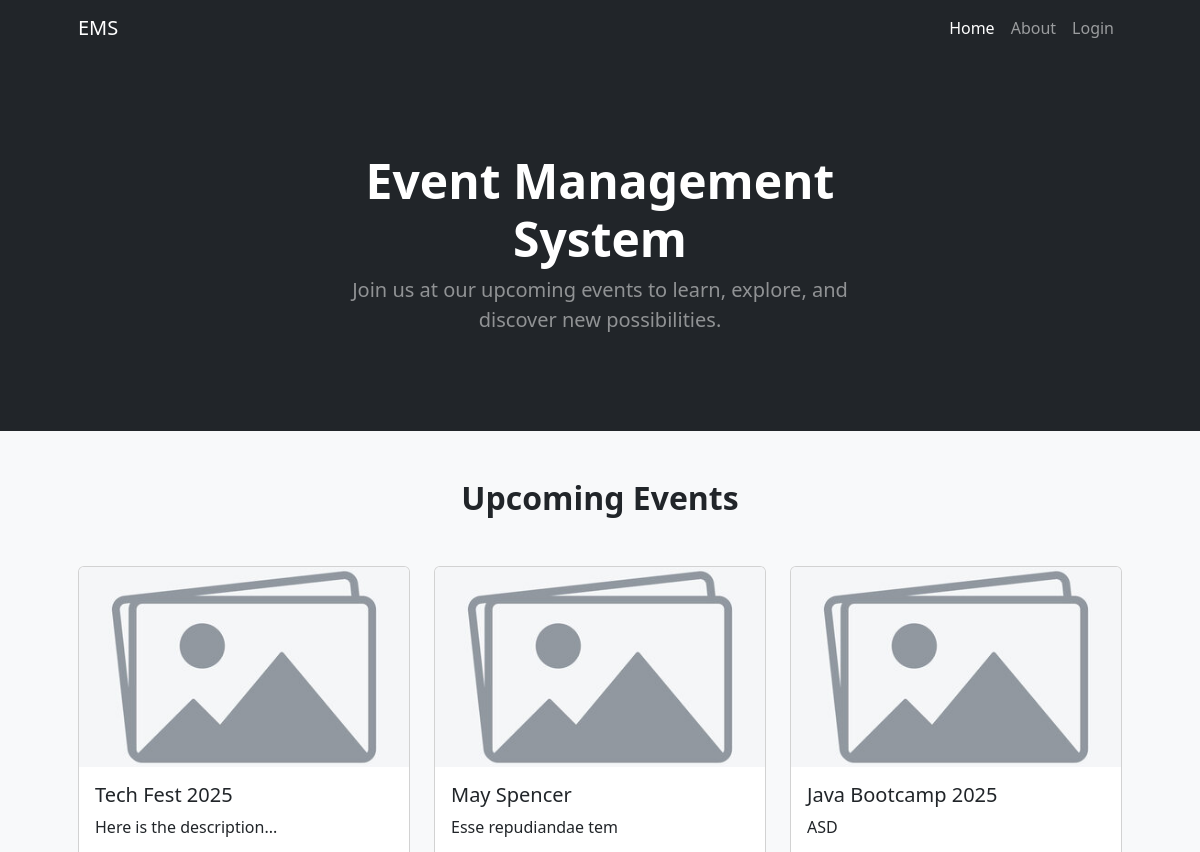
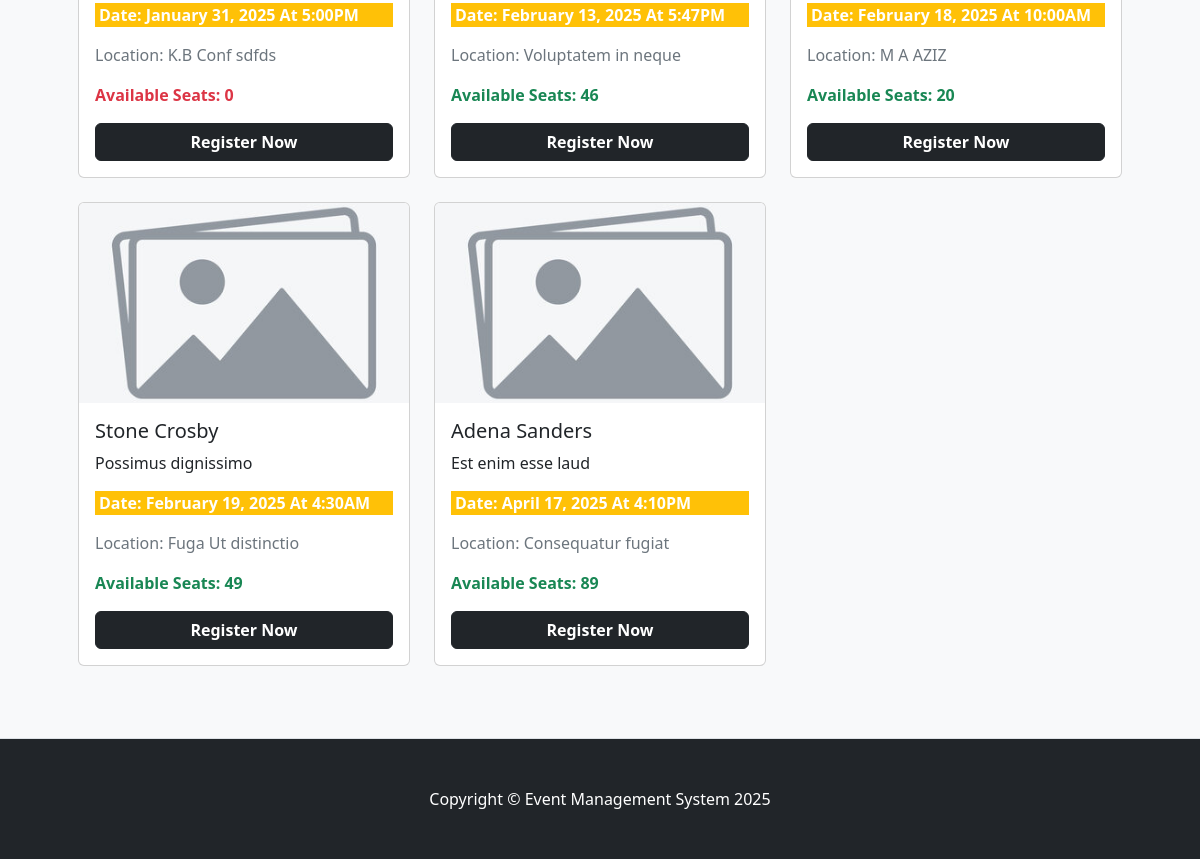
Before: / with the older database file (2 pictures, top to bottom).
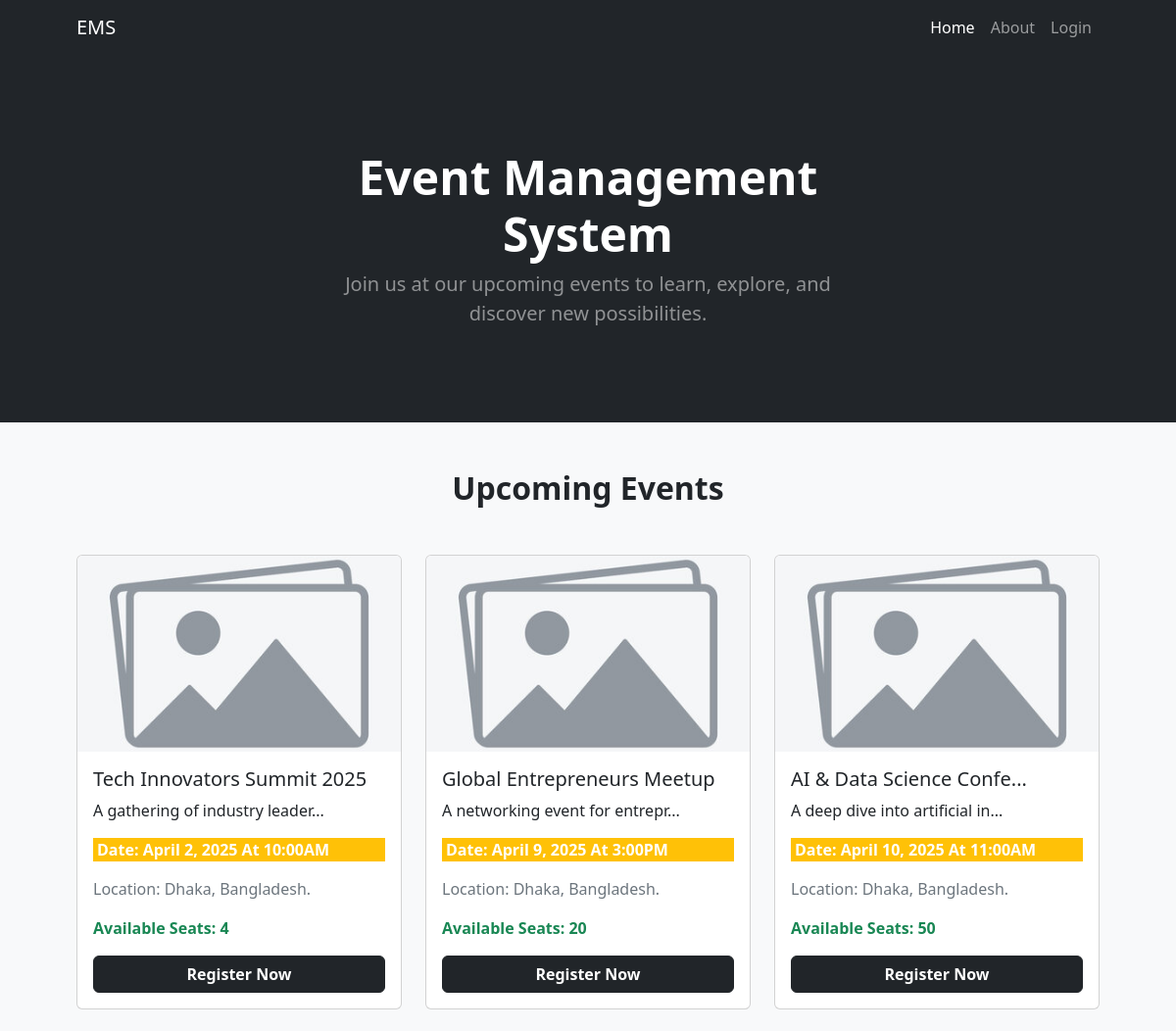
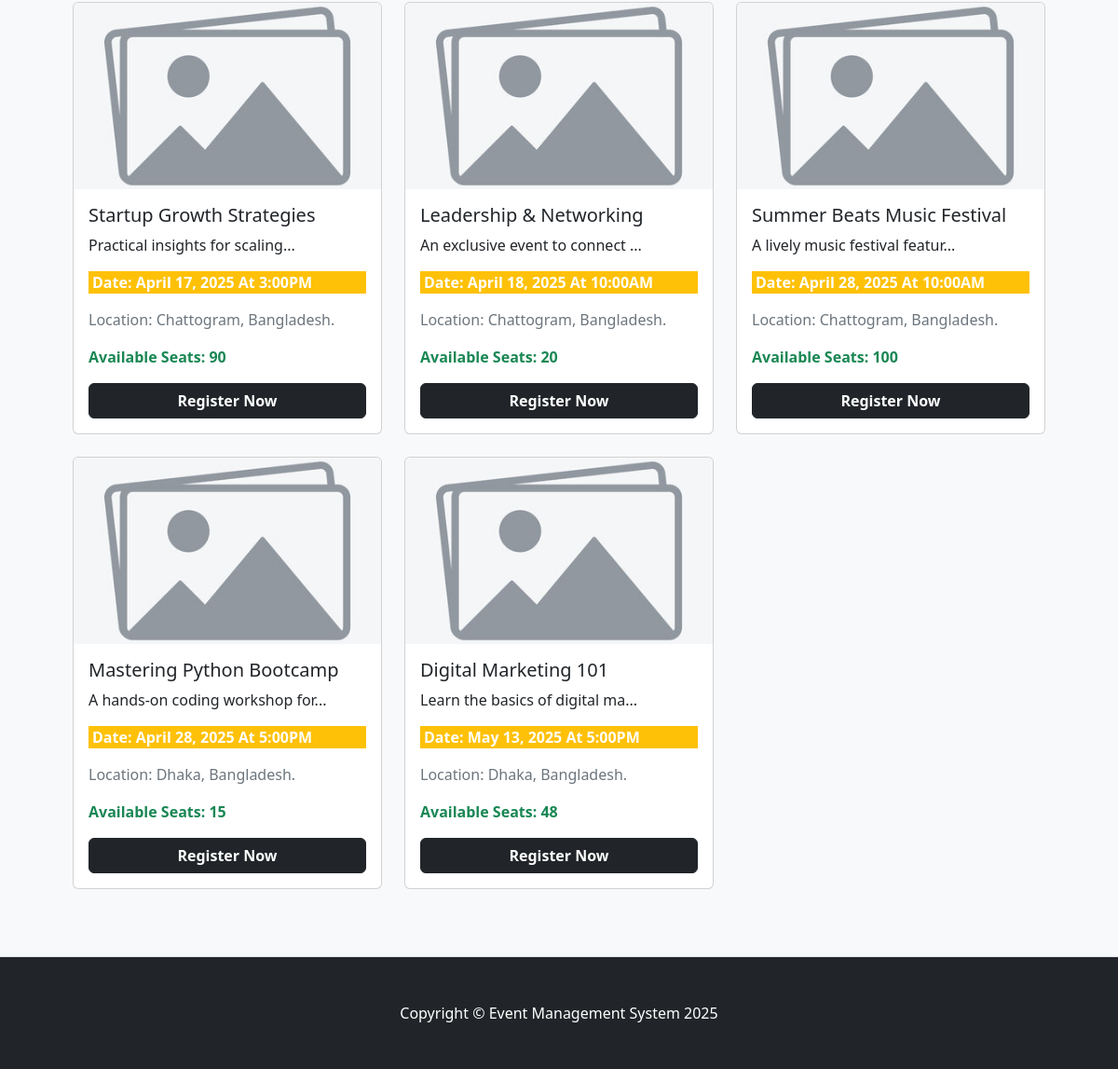
After: the same page with the newer database file (2 pictures, top to bottom).
### tables this page shows
CREATE TABLE IF NOT EXISTS `events` (
  `id` int(11) NOT NULL AUTO_INCREMENT,
  `name` varchar(100) NOT NULL,
  `description` text NOT NULL,
  `event_datetime` datetime NOT NULL,
  `max_capacity` int(11) NOT NULL,
  `created_by` int(11) NOT NULL,
  `created_at` timestamp NULL DEFAULT CURRENT_TIMESTAMP,
  `venue` varchar(255) NOT NULL,
  PRIMARY KEY (`id`),
  KEY `created_by` (`created_by`),
  CONSTRAINT `events_ibfk_1` FOREIGN KEY (`created_by`) REFERENCES `users` (`id`)
);

### helper/helpers.php (called while the page is built, shortened)
<?php
    function formatEventDateTime($datetime) {
        $date = new DateTime($datetime);
        return $date->format('F j, Y') . " At " . $date->format('g:iA');
    }
?>

### index.php (the view, shortened to what this page needs)
<?php
include_once('config/db_config.php');
include_once('helper/helpers.php');
include_once('includes/header.php');
include_once('includes/navbar.php');
include_once('includes/home_banner.php');
?>
<section class="bg-light py-5 border-bottom">
    <div class="container px-5">
        <div class="text-center mb-5">
            <h2 class="fw-bolder">Upcoming Events</h2>
        </div>
        <div class="row d-flex flex-wrap">
            <?php
            $query = "SELECT e.*,
                 (e.max_capacity - COALESCE(a.attendee_count, 0)) AS available_seats
          FROM events e
          LEFT JOIN (
              SELECT event_id, COUNT(*) AS attendee_count
              FROM event_attendees
              GROUP BY event_id
          ) a ON e.id = a.event_id
          WHERE e.event_datetime >= NOW()
          ORDER BY e.event_datetime ASC";
            $ret = mysqli_query($conn, $query);
            while ($row = mysqli_fetch_array($ret)) { ?>
                <div class="col-md-4 mb-4">
                    <div class="card h-100">
                        <img src="assets/images/demo-event-pic.jpg" class="card-img-top" alt="Event Image" style="height: 200px; object-fit: cover;">
                        <div class="card-body">
                            <h5 class="card-title"><?php
                                $maxLength = 27;
                                $name = htmlspecialchars($row['name']);
                                echo (strlen($name) > $maxLength) ? substr($name, 0, $maxLength) . '...' : $name;
                                ?></h5>
                            <p class="card-text">
                                <?php
                                $maxLength = 30;
                                $description = htmlspecialchars($row['description']);
                                echo (strlen($description) > $maxLength) ? substr($description, 0, $maxLength) . '...' : $description;
                                ?>
                            </p>
                            <p class="bg-warning px-1 text-white fw-bold">
                                Date: <?php echo formatEventDateTime($row['event_datetime']); ?>
                            </p>
                            <p class="text-muted">Location: <?php echo htmlspecialchars($row['venue']); ?></p>
                            <p class="<?php echo ($row['available_seats'] ?? 0) ? 'text-success' : 'text-danger'; ?> fw-bold">
                            Available Seats: <?php echo max($row['available_seats'], 0); ?>
                            </p>
                            <div class="d-grid">
                                <a href="javascript:void(0);" class="btn btn-dark fw-bold register-btn" data-id="<?php echo $row['id']; ?>">Register Now</a>
                            </div>
                        </div>
                    </div>
                </div>
            <?php } ?>
        </div>
    </div>
</section>
<?php
include_once('includes/footer.php');
?>

### includes/header.php (shortened to what this page needs)
<!DOCTYPE html>
<html lang="en">
<head>
    <link href="https://cdn.jsdelivr.net/npm/bootstrap-icons@1.4.1/font/bootstrap-icons.css" rel="stylesheet" />
    <link rel="stylesheet" type="text/css" href="https://cdn.jsdelivr.net/npm/toastify-js/src/toastify.min.css">
    <link href="assets/css/styles.css" rel="stylesheet" />
</head>
<body>

### includes/navbar.php (shortened to what this page needs)
<?php
$current_page = basename($_SERVER['PHP_SELF']);
function isActive($page, $current_page) {
    return $page === $current_page ? 'active' : '';
}
?>
<nav class="navbar navbar-expand-lg navbar-dark bg-dark">
    <div class="container px-5">
        <a class="navbar-brand" href="index.php">EMS</a>
        <div class="collapse navbar-collapse" id="navbarSupportedContent">
            <ul class="navbar-nav ms-auto mb-2 mb-lg-0">
                <li class="nav-item"><a class="nav-link <?php echo isActive('index.php', $current_page); ?>" aria-current="page" href="index.php">Home</a></li>
                <li class="nav-item"><a class="nav-link <?php echo isActive('about.php', $current_page); ?>" href="about.php">About</a></li>
                <li class="nav-item"><a class="nav-link <?php echo isActive('login.php', $current_page); ?>" href="login.php">Login</a></li>
            </ul>
        </div>
    </div>
</nav>

### includes/home_banner.php
<header class="bg-dark py-5">
    <div class="container px-5">
        <div class="row gx-5 justify-content-center">
            <div class="col-lg-6">
                <div class="text-center my-5">
                    <h1 class="display-5 fw-bolder text-white mb-2">Event Management System</h1>
                    <p class="lead text-white-50 mb-4">Join us at our upcoming events to learn, explore, and discover new possibilities.</p>
                </div>
            </div>
        </div>
    </div>
</header>

### includes/footer.php (shortened to what this page needs)
<footer class="py-5 bg-dark">
    <div class="container px-5"><p class="m-0 text-center text-white">Copyright &copy; Event Management System 2025</p></div>
</footer>
</body>
</html>

Changed rows visible on the page:
removed events: name "Tech Fest 2025", description "Here is the description...", event_datetime "January 31, 2025 At 5:00PM", venue "K.B Conf sdfds", max($row['available_seats'], 0) "0"
removed events: name "May Spencer", description "Esse repudiandae tem", event_datetime "February 13, 2025 At 5:47PM", venue "Voluptatem in neque", max($row['available_seats'], 0) "46"
removed events: name "Java Bootcamp 2025", description "ASD", event_datetime "February 18, 2025 At 10:00AM", venue "M A AZIZ", max($row['available_seats'], 0) "20"
removed events: name "Stone Crosby", description "Possimus dignissimo", event_datetime "February 19, 2025 At 4:30AM", venue "Fuga Ut distinctio", max($row['available_seats'], 0) "49"
removed events: name "Adena Sanders", description "Est enim esse laud", event_datetime "April 17, 2025 At 4:10PM", venue "Consequatur fugiat", max($row['available_seats'], 0) "89"
now on this page (row edited): events: name "Tech Innovators Summit 2025", description "A gathering of industry leader", event_datetime "April 2, 2025 At 10:00AM", venue "Dhaka, Bangladesh.", max($row['available_seats'], 0) "4"
now on this page (row edited): events: name "Global Entrepreneurs Meetup", description "A networking event for entrepr", event_datetime "April 9, 2025 At 3:00PM", venue "Dhaka, Bangladesh.", max($row['available_seats'], 0) "20"
added events: name "AI & Data Science Confe", description "A deep dive into artificial in", event_datetime "April 10, 2025 At 11:00AM", venue "Dhaka, Bangladesh.", max($row['available_seats'], 0) "50"
added events: name "Startup Growth Strategies", description "Practical insights for scaling", event_datetime "April 17, 2025 At 3:00PM", venue "Chattogram, Bangladesh.", max($row['available_seats'], 0) "90"
added events: name "Leadership & Networking", description "An exclusive event to connect", event_datetime "April 18, 2025 At 10:00AM", venue "Chattogram, Bangladesh.", max($row['available_seats'], 0) "20"
now on this page (row edited): events: name "Summer Beats Music Festival", description "A lively music festival featur", event_datetime "April 28, 2025 At 10:00AM", venue "Chattogram, Bangladesh.", max($row['available_seats'], 0) "100"
added events: name "Mastering Python Bootcamp", description "A hands-on coding workshop for", event_datetime "April 28, 2025 At 5:00PM", venue "Dhaka, Bangladesh.", max($row['available_seats'], 0) "15"
added events: name "Digital Marketing 101", description "Learn the basics of digital ma", event_datetime "May 13, 2025 At 5:00PM", venue "Dhaka, Bangladesh.", max($row['available_seats'], 0) "48"
